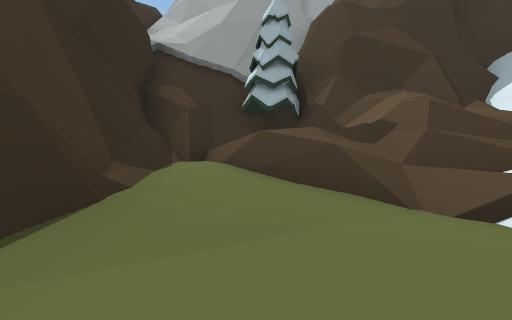
View 1 (above)

14 first-person views from a walk through a 3-D level made in the Unity game engine. The camera is 1.2 m above the floor, tilts 4° down and sees 90° across. The floor is counted in squares, 2 m on a side. Each view is taken from the middle of a square. On the plan, view 1 faces up. The plan holds only what a view shows up to about 9 squares ahead; the rest is blank. The place goes on beyond the plan. The player character is not drawn. Some surface patterns are stand-ins.

View 2
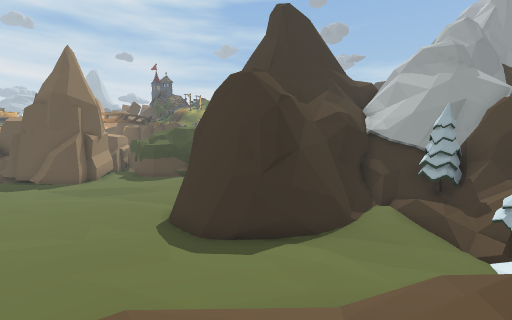

View 3
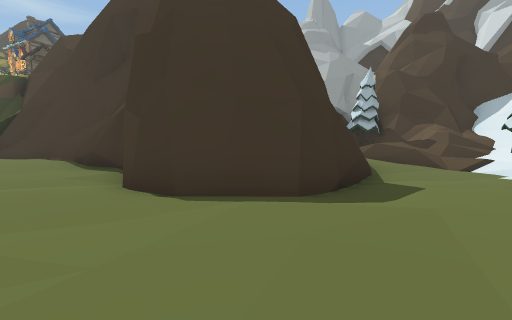

View 4
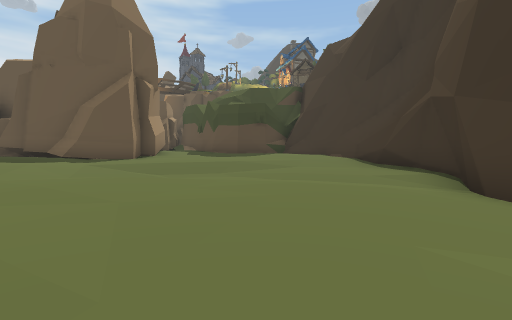

View 5
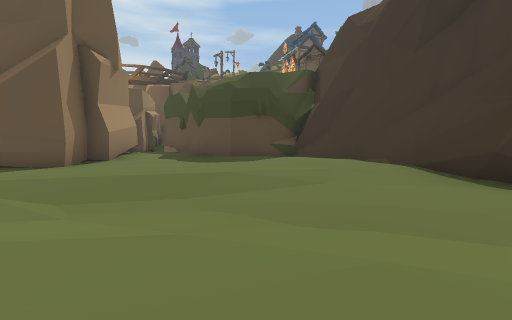

View 6
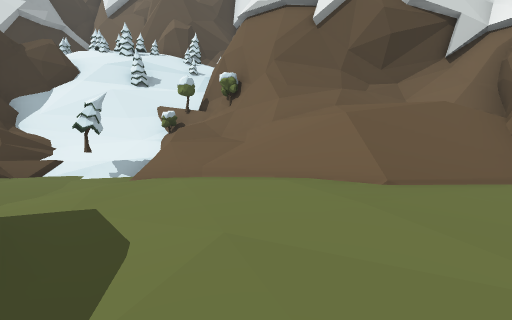

View 7
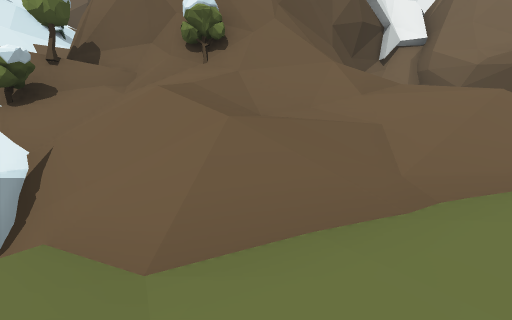

View 8
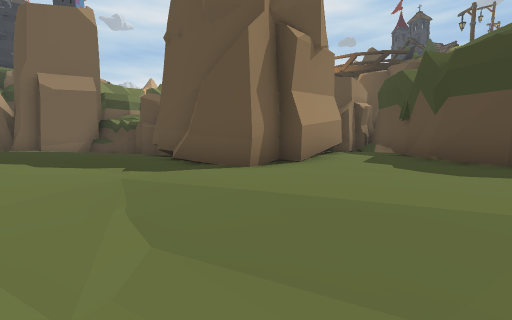

View 9
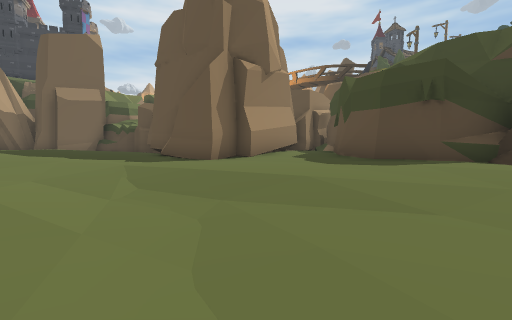

View 10
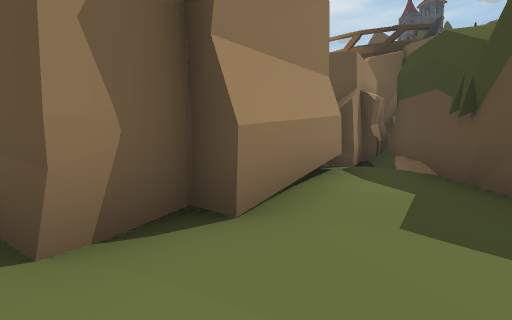

View 11
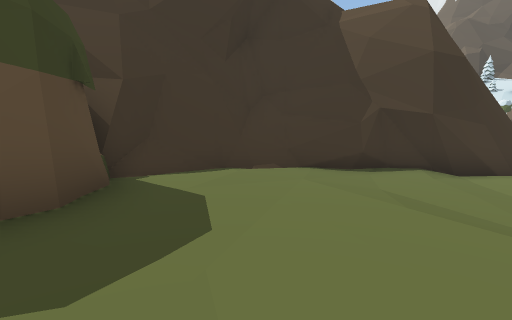

View 12
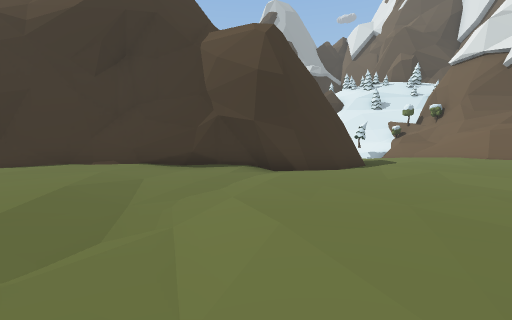

View 13
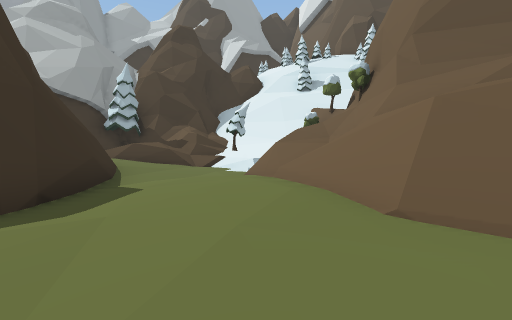

View 14
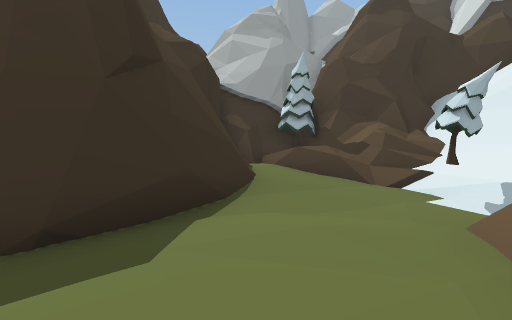

### Floor plan
Key: @ floor where view 1 was taken; # wall or solid block; . main floor; - floor 0.25 m lower than the main floor; : floor 0.5 m higher than the main floor; _ floor 0.5 m lower than the main floor; + floor 1 m higher than the main floor; * floor 1.5 m higher than the main floor; % floor 2 m higher than the main floor; & floor 2.5 m higher than the main floor; / step, stairs or slope; = window, fence, low wall or low ledge; T pine tree; H thing the floor can be seen under or through; R rock; E tree.
Columns run from 23 left of view 1 to 5 right of it. Each row starts with its distance up from view 1.
  6                       ###  ##
  5                      ########
  4  #        ##H..      #====#=
  3 R###     ##.HHH.      =/===%
  2    #######....HH      #-_/=*
  1     ##.......--HH    ##__T:+
  0      ##......---H#   #_@_##EE
 -1       ###...____-#####--=##=E
 -2        ##..-___------...//###
 -3        ##..-_------....//=#
 -4     R ##...--.----....////#
 -5    RRR........----....//&/#

Where each view was taken, in squares from view 1:
view 1: 0 up, 0 right, facing up
view 2: 5 down, 2 right, facing up-left
view 3: 5 down, 4 left, facing up
view 4: 5 down, 6 left, facing up-left
view 5: 3 down, 8 left, facing up-left
view 6: 3 down, 4 left, facing right
view 7: 0 up, 0 right, facing down-right
view 8: 2 down, 10 left, facing left
view 9: 1 down, 8 left, facing left
view 10: 1 down, 13 left, facing left
view 11: 1 down, 14 left, facing up-right
view 12: 5 down, 12 left, facing up-right
view 13: 5 down, 3 left, facing up-right
view 14: 3 down, 1 left, facing up
